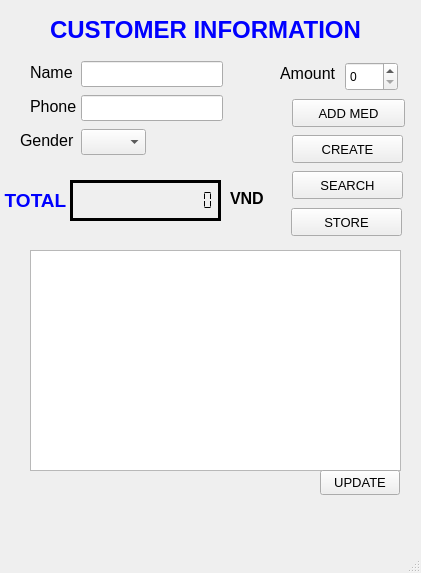
<?xml version="1.0" encoding="UTF-8"?>
<ui version="4.0">
 <class>MainWindow</class>
 <widget class="QMainWindow" name="MainWindow">
  <property name="geometry">
   <rect>
    <x>0</x>
    <y>0</y>
    <width>421</width>
    <height>573</height>
   </rect>
  </property>
  <property name="windowTitle">
   <string>NhaThuoc</string>
  </property>
  <property name="windowIcon">
   <iconset resource="Icon.qrc">
    <normaloff>:/icons/Icon.jpg</normaloff>:/icons/Icon.jpg</iconset>
  </property>
  <widget class="QWidget" name="centralwidget">
   <widget class="QLineEdit" name="hoten">
    <property name="geometry">
     <rect>
      <x>81</x>
      <y>61</y>
      <width>142</width>
      <height>26</height>
     </rect>
    </property>
    <property name="font">
     <font>
      <pointsize>12</pointsize>
      <weight>50</weight>
      <bold>false</bold>
     </font>
    </property>
   </widget>
   <widget class="QLineEdit" name="sdt">
    <property name="geometry">
     <rect>
      <x>81</x>
      <y>95</y>
      <width>142</width>
      <height>26</height>
     </rect>
    </property>
    <property name="font">
     <font>
      <pointsize>12</pointsize>
      <weight>50</weight>
      <bold>false</bold>
     </font>
    </property>
   </widget>
   <widget class="QPushButton" name="btn_donthuoc">
    <property name="geometry">
     <rect>
      <x>292</x>
      <y>99</y>
      <width>113</width>
      <height>28</height>
     </rect>
    </property>
    <property name="font">
     <font>
      <pointsize>10</pointsize>
      <weight>50</weight>
      <bold>false</bold>
     </font>
    </property>
    <property name="text">
     <string>ADD MED</string>
    </property>
   </widget>
   <widget class="QPushButton" name="themmoi">
    <property name="geometry">
     <rect>
      <x>292</x>
      <y>135</y>
      <width>111</width>
      <height>28</height>
     </rect>
    </property>
    <property name="font">
     <font>
      <pointsize>10</pointsize>
      <weight>50</weight>
      <bold>false</bold>
     </font>
    </property>
    <property name="text">
     <string>CREATE</string>
    </property>
   </widget>
   <widget class="QTableView" name="tableView">
    <property name="geometry">
     <rect>
      <x>30</x>
      <y>250</y>
      <width>371</width>
      <height>221</height>
     </rect>
    </property>
   </widget>
   <widget class="QSpinBox" name="CountThuoc">
    <property name="geometry">
     <rect>
      <x>345</x>
      <y>62</y>
      <width>53</width>
      <height>29</height>
     </rect>
    </property>
    <property name="font">
     <font>
      <weight>50</weight>
      <bold>false</bold>
     </font>
    </property>
   </widget>
   <widget class="QComboBox" name="comboBox">
    <property name="geometry">
     <rect>
      <x>81</x>
      <y>129</y>
      <width>65</width>
      <height>26</height>
     </rect>
    </property>
    <property name="font">
     <font>
      <pointsize>12</pointsize>
      <weight>50</weight>
      <bold>false</bold>
     </font>
    </property>
    <item>
     <property name="text">
      <string/>
     </property>
    </item>
    <item>
     <property name="text">
      <string>Male</string>
     </property>
    </item>
    <item>
     <property name="text">
      <string>Female</string>
     </property>
    </item>
   </widget>
   <widget class="QPushButton" name="search">
    <property name="geometry">
     <rect>
      <x>292</x>
      <y>171</y>
      <width>111</width>
      <height>28</height>
     </rect>
    </property>
    <property name="font">
     <font>
      <pointsize>10</pointsize>
      <weight>50</weight>
      <bold>false</bold>
     </font>
    </property>
    <property name="text">
     <string>SEARCH</string>
    </property>
   </widget>
   <widget class="QPushButton" name="update">
    <property name="geometry">
     <rect>
      <x>320</x>
      <y>470</y>
      <width>80</width>
      <height>25</height>
     </rect>
    </property>
    <property name="font">
     <font>
      <pointsize>10</pointsize>
      <weight>50</weight>
      <bold>false</bold>
     </font>
    </property>
    <property name="text">
     <string>UPDATE</string>
    </property>
   </widget>
   <widget class="QLCDNumber" name="sum">
    <property name="geometry">
     <rect>
      <x>70</x>
      <y>180</y>
      <width>151</width>
      <height>41</height>
     </rect>
    </property>
    <property name="font">
     <font>
      <pointsize>12</pointsize>
      <weight>75</weight>
      <bold>true</bold>
     </font>
    </property>
    <property name="frameShape">
     <enum>QFrame::Box</enum>
    </property>
    <property name="frameShadow">
     <enum>QFrame::Plain</enum>
    </property>
    <property name="lineWidth">
     <number>3</number>
    </property>
    <property name="midLineWidth">
     <number>0</number>
    </property>
    <property name="digitCount">
     <number>15</number>
    </property>
    <property name="segmentStyle">
     <enum>QLCDNumber::Flat</enum>
    </property>
   </widget>
   <widget class="QLabel" name="label_6">
    <property name="geometry">
     <rect>
      <x>230</x>
      <y>190</y>
      <width>55</width>
      <height>16</height>
     </rect>
    </property>
    <property name="font">
     <font>
      <pointsize>12</pointsize>
      <weight>75</weight>
      <bold>true</bold>
     </font>
    </property>
    <property name="text">
     <string>VND</string>
    </property>
   </widget>
   <widget class="QPushButton" name="med">
    <property name="geometry">
     <rect>
      <x>291</x>
      <y>208</y>
      <width>111</width>
      <height>28</height>
     </rect>
    </property>
    <property name="font">
     <font>
      <pointsize>10</pointsize>
      <weight>50</weight>
      <bold>false</bold>
     </font>
    </property>
    <property name="text">
     <string>STORE</string>
    </property>
   </widget>
   <widget class="QLabel" name="label_7">
    <property name="geometry">
     <rect>
      <x>30</x>
      <y>61</y>
      <width>49</width>
      <height>23</height>
     </rect>
    </property>
    <property name="font">
     <font>
      <pointsize>12</pointsize>
      <weight>50</weight>
      <bold>false</bold>
     </font>
    </property>
    <property name="text">
     <string>Name</string>
    </property>
   </widget>
   <widget class="QLabel" name="label_9">
    <property name="geometry">
     <rect>
      <x>280</x>
      <y>62</y>
      <width>65</width>
      <height>23</height>
     </rect>
    </property>
    <property name="font">
     <font>
      <pointsize>12</pointsize>
      <weight>50</weight>
      <bold>false</bold>
     </font>
    </property>
    <property name="text">
     <string>Amount</string>
    </property>
   </widget>
   <widget class="QLabel" name="label_10">
    <property name="geometry">
     <rect>
      <x>30</x>
      <y>95</y>
      <width>52</width>
      <height>23</height>
     </rect>
    </property>
    <property name="font">
     <font>
      <pointsize>12</pointsize>
      <weight>50</weight>
      <bold>false</bold>
     </font>
    </property>
    <property name="text">
     <string>Phone</string>
    </property>
   </widget>
   <widget class="QLabel" name="label_11">
    <property name="geometry">
     <rect>
      <x>20</x>
      <y>129</y>
      <width>62</width>
      <height>23</height>
     </rect>
    </property>
    <property name="font">
     <font>
      <pointsize>12</pointsize>
      <weight>50</weight>
      <bold>false</bold>
     </font>
    </property>
    <property name="text">
     <string>Gender</string>
    </property>
   </widget>
   <widget class="QLabel" name="kho_thuoc">
    <property name="geometry">
     <rect>
      <x>0</x>
      <y>10</y>
      <width>411</width>
      <height>41</height>
     </rect>
    </property>
    <property name="font">
     <font>
      <pointsize>7</pointsize>
     </font>
    </property>
    <property name="text">
     <string>&lt;html&gt;&lt;head/&gt;&lt;body&gt;&lt;p align=&quot;center&quot;&gt;&lt;span style=&quot; font-size:18pt; font-weight:600; color:#0000ff;&quot;&gt;CUSTOMER INFORMATION&lt;/span&gt;&lt;/p&gt;&lt;/body&gt;&lt;/html&gt;</string>
    </property>
   </widget>
   <widget class="QLabel" name="kho_thuoc_2">
    <property name="geometry">
     <rect>
      <x>0</x>
      <y>180</y>
      <width>71</width>
      <height>41</height>
     </rect>
    </property>
    <property name="font">
     <font>
      <pointsize>7</pointsize>
     </font>
    </property>
    <property name="text">
     <string>&lt;html&gt;&lt;head/&gt;&lt;body&gt;&lt;p align=&quot;center&quot;&gt;&lt;span style=&quot; font-size:14pt; font-weight:600; color:#0000ff;&quot;&gt;TOTAL&lt;/span&gt;&lt;/p&gt;&lt;/body&gt;&lt;/html&gt;</string>
    </property>
   </widget>
  </widget>
  <widget class="QStatusBar" name="statusbar"/>
 </widget>
 <resources>
  <include location="Icon.qrc"/>
 </resources>
 <connections/>
</ui>
